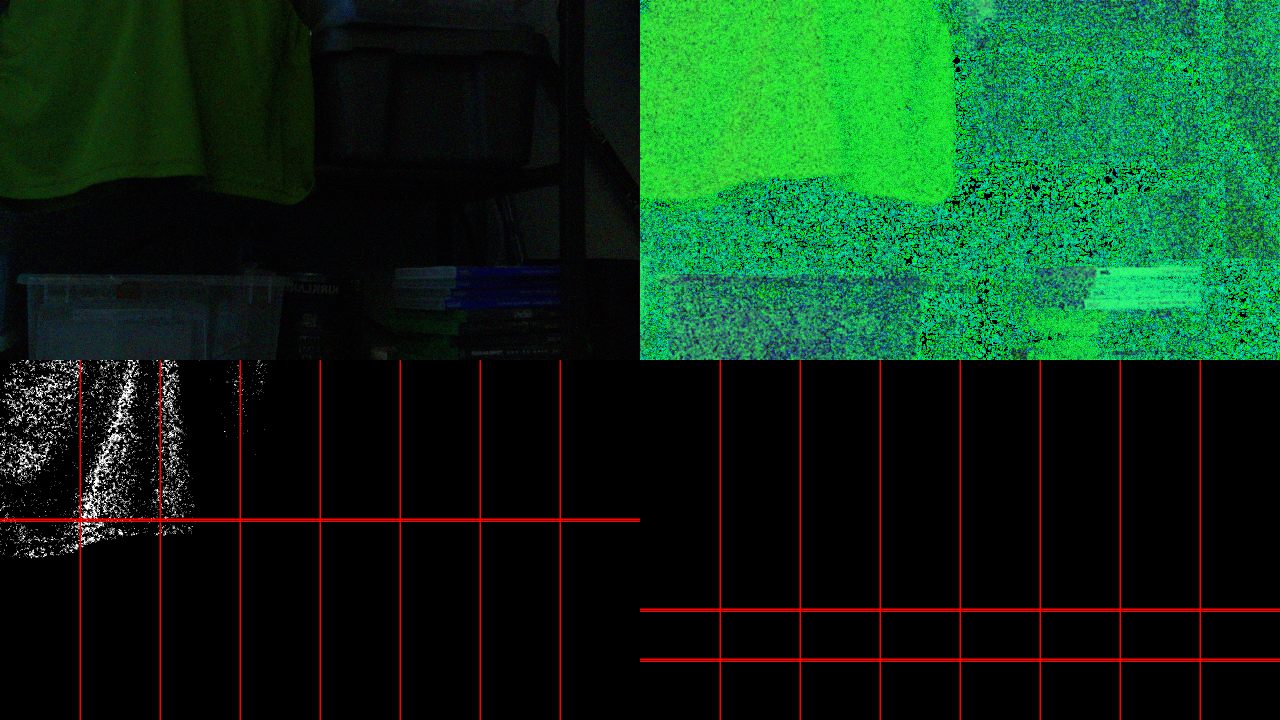
#> input picture code/data/_05_combined.png, 1280 x 720 px
$ python -i foot_tracker.py   (imports and definitions only)
#> lines starting #> are read from the running program, lines starting #| are printed output that depends on the picture
#> further down, picture is the input picture: shape (720, 1280, 3); mean B, G, R 23.4, 47.4, 12.3
import cv2
import numpy as np
import mediapipe as mp
import csv
import matplotlib.pyplot as plt
import matplotlib.animation as animation

# --- Low-light enhancement ---
def enhance_low_light(frame):
    lab = cv2.cvtColor(frame, cv2.COLOR_BGR2LAB)
#> lab: shape (720, 1280, 3); mean of channels 0, 1, 2 45, 115.2, 137.9
    l, a, b = cv2.split(lab)
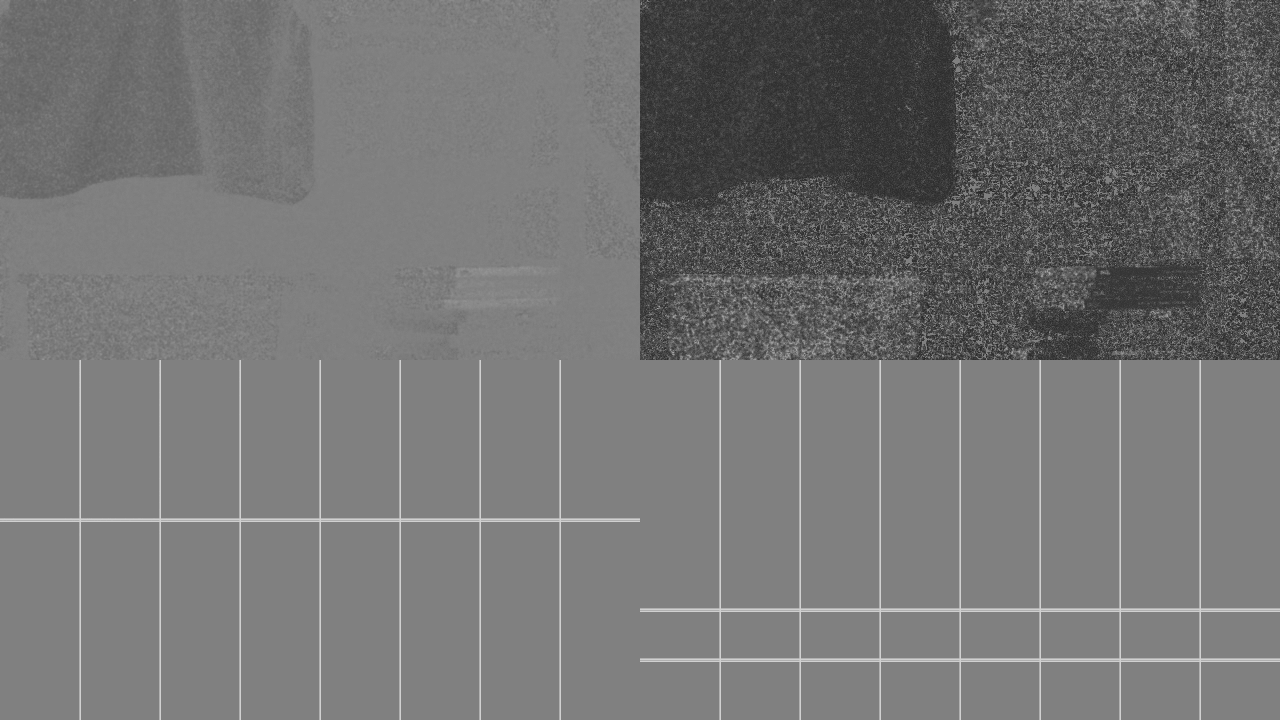
#> a: shape (720, 1280); min 42, max 208, mean 115.2
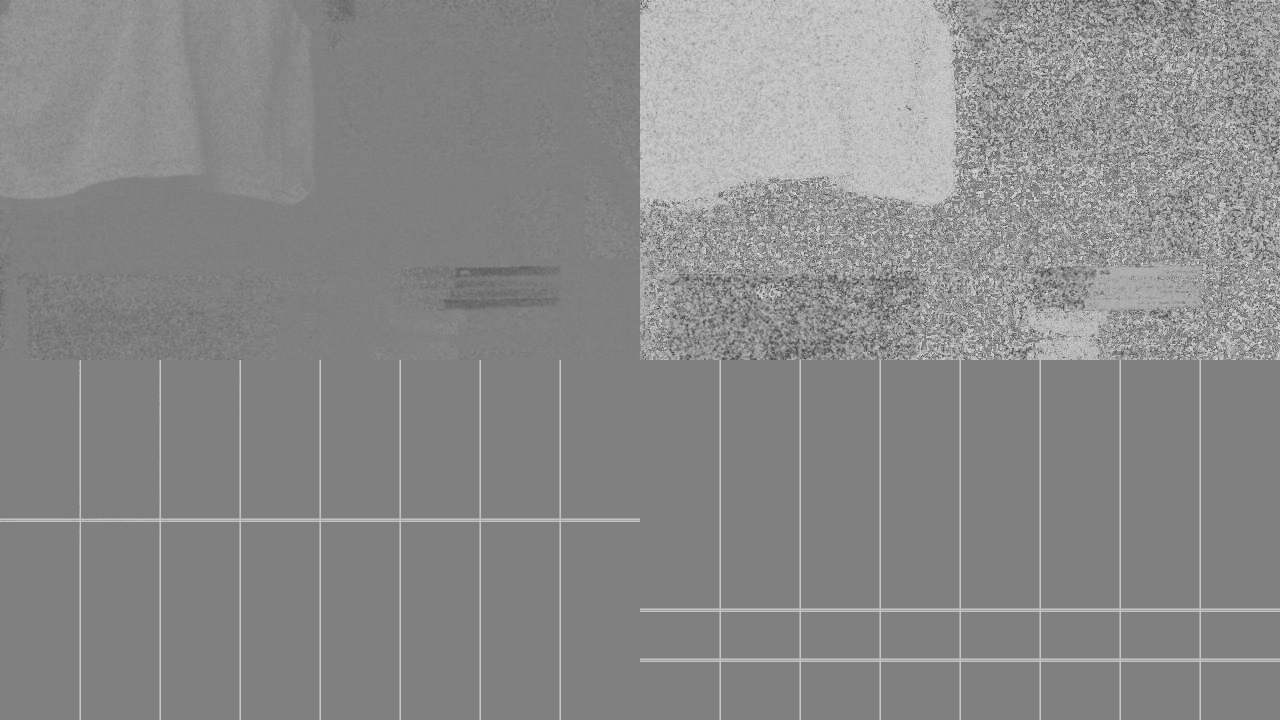
#> b: shape (720, 1280); min 56, max 211, mean 137.9
    clahe = cv2.createCLAHE(clipLimit=3.0, tileGridSize=(8,8))
    cl = clahe.apply(l)
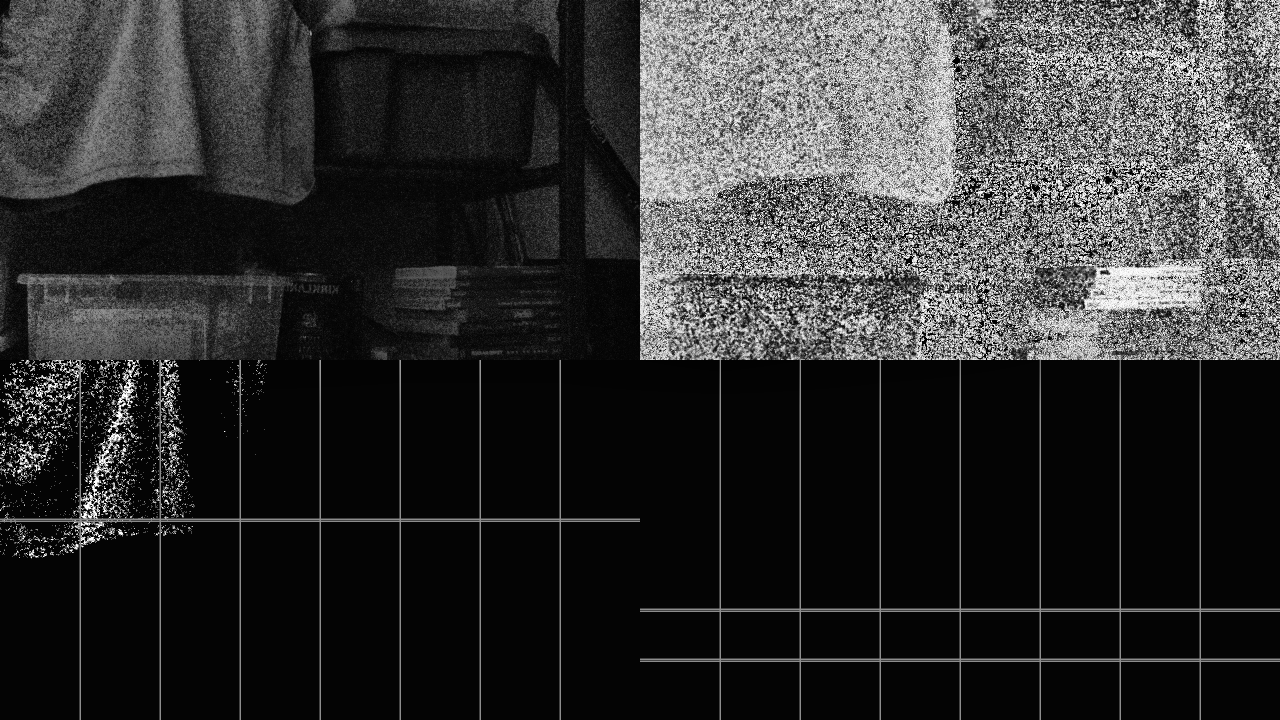
#> cl: shape (720, 1280); min 1, max 255, mean 48.8
    enhanced_lab = cv2.merge((cl, a, b))
#> enhanced_lab: shape (720, 1280, 3); mean of channels 0, 1, 2 48.8, 115.2, 137.9
    enhanced_frame = cv2.cvtColor(enhanced_lab, cv2.COLOR_LAB2BGR)

    denoised = cv2.bilateralFilter(enhanced_frame, d=9, sigmaColor=75, sigmaSpace=75)

    gamma = 1.2
    lut = np.array([((i / 255.0) ** (1.0 / gamma)) * 255 for i in range(256)]).astype("uint8")
    gamma_corrected = cv2.LUT(denoised, lut)

    kernel = np.array([[0, -1, 0],
                       [-1, 5, -1],
                       [0, -1, 0]])
    sharpened = cv2.filter2D(gamma_corrected, -1, kernel)
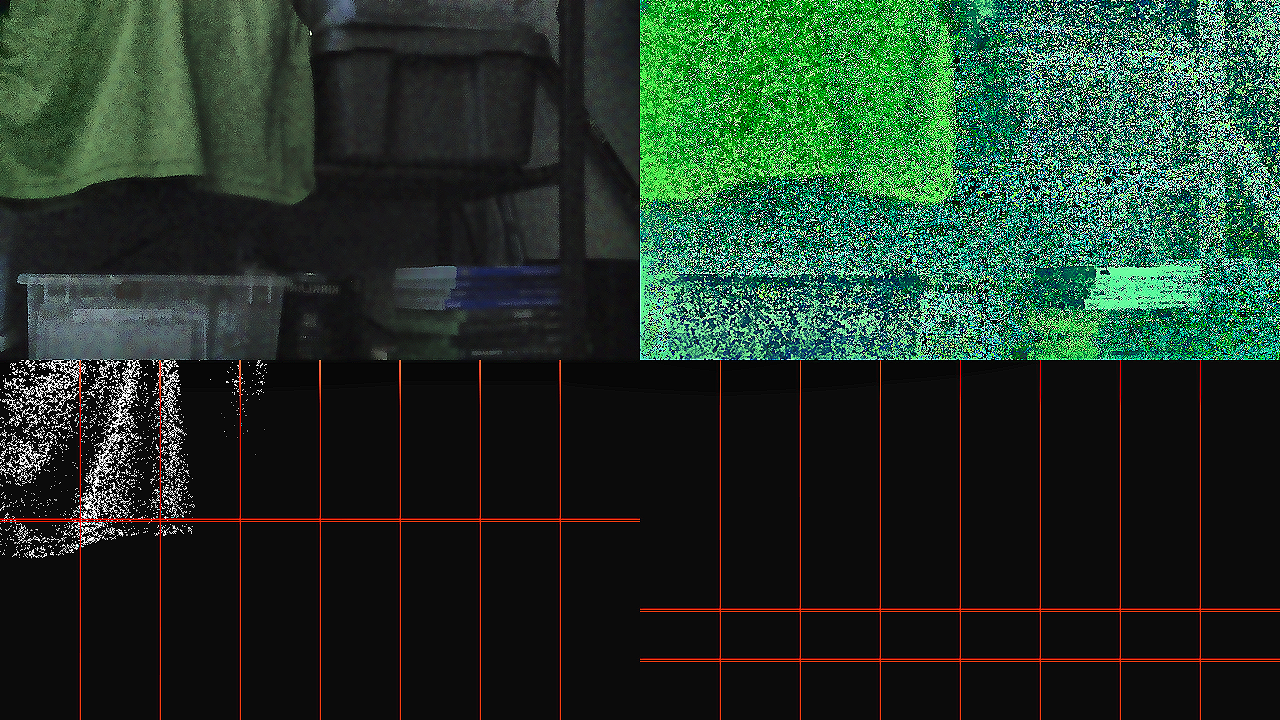
#> sharpened: shape (720, 1280, 3); mean B, G, R 41.2, 54.3, 35.3

    return sharpened

# --- Kalman filter setup ---
def create_kalman_filter():
    kf = cv2.KalmanFilter(4, 2)
    kf.transitionMatrix = np.array([[1, 0, 1, 0],
                                    [0, 1, 0, 1],
                                    [0, 0, 1, 0],
                                    [0, 0, 0, 1]], dtype=np.float32)
    kf.measurementMatrix = np.array([[1, 0, 0, 0],
                                     [0, 1, 0, 0]], dtype=np.float32)
    kf.processNoiseCov = np.eye(4, dtype=np.float32) * 0.03
    kf.measurementNoiseCov = np.eye(2, dtype=np.float32) * 0.5
    kf.errorCovPost = np.eye(4, dtype=np.float32)
    return kf

left_kf = create_kalman_filter()
right_kf = create_kalman_filter()

# --- MediaPipe Pose ---
mp_pose = mp.solutions.pose
# [1 line that did not run here, left out]
mp_drawing = mp.solutions.drawing_utils

# --- Video input ---
# [1 line not run here, left out]

# --- CSV logging ---
csv_data = []
frame_count = 0

# [47 lines not run here, left out]

# --- Animated Y vs X plot ---
csv_data = np.array(csv_data)
# [1 line that did not run here, left out]
# [1 line that did not run here, left out]
# [1 line that did not run here, left out]
# [1 line that did not run here, left out]

fig, ax = plt.subplots(figsize=(8, 6))
# [6 lines not run here, left out]

left_line, = ax.plot([], [], 'g-', label="Left Foot")
right_line, = ax.plot([], [], 'r-', label="Right Foot")
# [1 line not run here, left out]

def update(frame):
    left_line.set_data(left_x[:frame], left_y[:frame])
    right_line.set_data(right_x[:frame], right_y[:frame])
    return left_line, right_line

ani = animation.FuncAnimation(fig, update, frames=len(csv_data), interval=30, blit=True)
# [2 lines not run here, left out]

>>> import cv2
>>> picture = cv2.imread('../data/_05_combined.png')
>>> result = enhance_low_light(picture)
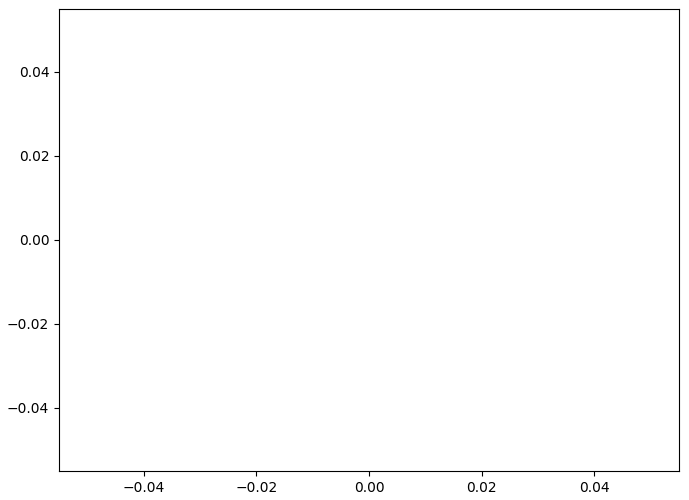
#> figure drawn by matplotlib, 1 panel
